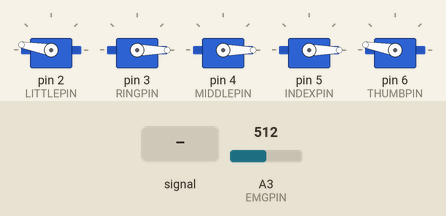
The sketch below on a simulated Arduino Uno, built with avr-gcc and run on an emulated ATmega328P. On the bench: 5 × servo. Inputs (shaded band) come from the test bench; at power-on: A3 (EMGPIN) = 512. What the sketch prints to the serial monitor is not drawn.

Above: at 1.2 s.
1.3 s: A3 (EMGPIN) fed a 200 Hz sine of ±460 counts around its level
4.3 s: A3 (EMGPIN) set to 716
At 4.8 s:
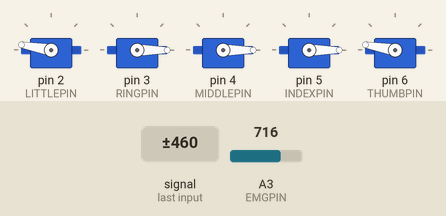
5.8 s: A3 (EMGPIN) set to 157
7.3 s: A3 (EMGPIN) set to 144
At 8.5 s:
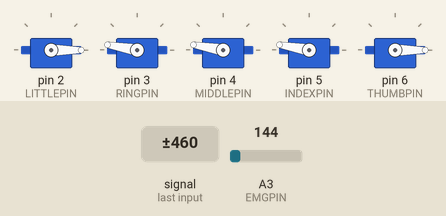
8.8 s: A3 (EMGPIN) set to 160
At 9.6 s:
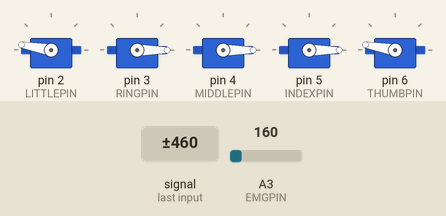
Timing chart, 0 to 11.3 s (numbered marks = the images above; inputs shaded):
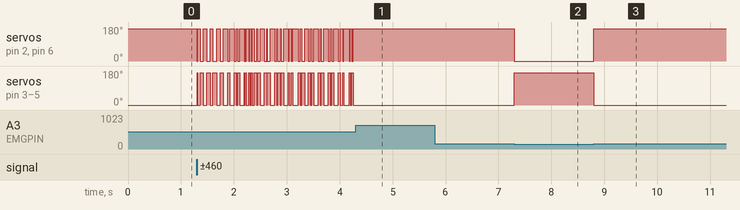

Measured:
- the behaviour switches between 151 and 150 on A3 (EMGPIN) (found by bisection; images 1 and 2)
- after the input at 4.3 s, servo on pin 2 (LITTLEPIN), servo on pin 6 (THUMBPIN): stops changing and stays 170°; servo on pin 3 (RINGPIN), servo on pin 4 (MIDDLEPIN), servo on pin 5 (INDEXPIN): stops changing and stays 0°
- after the input at 7.3 s, servo on pin 2 (LITTLEPIN), servo on pin 6 (THUMBPIN): 170° → 0° at once; servo on pin 3 (RINGPIN), servo on pin 4 (MIDDLEPIN), servo on pin 5 (INDEXPIN): 0° → 170° at once
- after the input at 8.8 s, servo on pin 2 (LITTLEPIN), servo on pin 6 (THUMBPIN): 0° → 170° at once; servo on pin 3 (RINGPIN), servo on pin 4 (MIDDLEPIN), servo on pin 5 (INDEXPIN): 170° → 0° at once

The sketch:

project.hand.ino
```cpp
#include <Servo.h>

#define THRESHOLD 150 //In order to determine the state of the hand
//(Opened/closed)
 #define EMGPIN A3 // Analog pin connected to muscle sensor V3 board
#define  LITTLEPIN 2// digital pin used by little servo
#define  RINGPIN   3 // digital pin used by ring servo
#define  MIDDLEPIN 4 // digital pin used by middle servo
#define  INDEXPIN  5 // digital pin used by index servo
#define   THUMBPIN 6 // digital pin used by thumb servo


// Constants used to open and close the fingers

#define LITTLE 1
#define  RING   2
#define  MIDDLE 3
#define  INDEX  4
#define  THUMB 5

Servo servoLittleFinger;    // Defineservofingers
Servo servoRingFinger;    // Define servo fingers
Servo servoMiddleFinger;  //Defineservo fingers
Servo servoIndexFinger;  //Define servo fingers
Servo servoThumbFinger;  //Defineservo fingers

int finger;
// Motion routines for hand open and hand close
void openhand(){
for(finger = 1; finger < 6; finger++){openFinger(finger);}}

void closehand(){
for(finger = 1; finger < 6; finger++){closeFinger(finger);}}

//OPEN

void openFinger(int finger){
if(finger== LITTLE)
{servoLittleFinger.write(0);} // Little finger

else if(finger==RING)
{servoRingFinger.write(170);} // ring finger

else if(finger== MIDDLE)
{servoMiddleFinger.write(170);} // middle finger

else if(finger== INDEX)
{servoIndexFinger.write(170);} // INDEX finger

else if(finger== THUMB)
{servoThumbFinger.write(0);} // thumb finger
}

// CLOSE

void closeFinger(int finger){
if(finger == LITTLE)
{servoLittleFinger.write(170);} // little finger

else if(finger == RING)
{servoRingFinger.write(0);} // ring finger

else if(finger == MIDDLE)
{servoMiddleFinger.write(0);} // middle finger

else if(finger == INDEX)
{servoIndexFinger.write(0);} // index finger

else if(finger == THUMB)
{servoThumbFinger.write(170);} // thumb finger
}

void setup(){

Serial.begin(115200); // BAUDRATE
servoLittleFinger.attach(LITTLEPIN); // Set little finger servo to pin 3
servoRingFinger.attach(RINGPIN); // Set ring finger servo to pin 5
servoMiddleFinger.attach(MIDDLEPIN); // Set MIDDLE finger servo to pin 6
servoIndexFinger.attach(INDEXPIN); // Set lINDEX finger servo to pin 9
servoThumbFinger.attach(THUMBPIN); // Set thumb finger servo to pin 10
}

void loop(){
int value = analogRead(EMGPIN);
if(value>THRESHOLD) // THRESHOLD means hand closed
{ closehand();}

else //
{ openhand();}
Serial.println(value);
}
```
